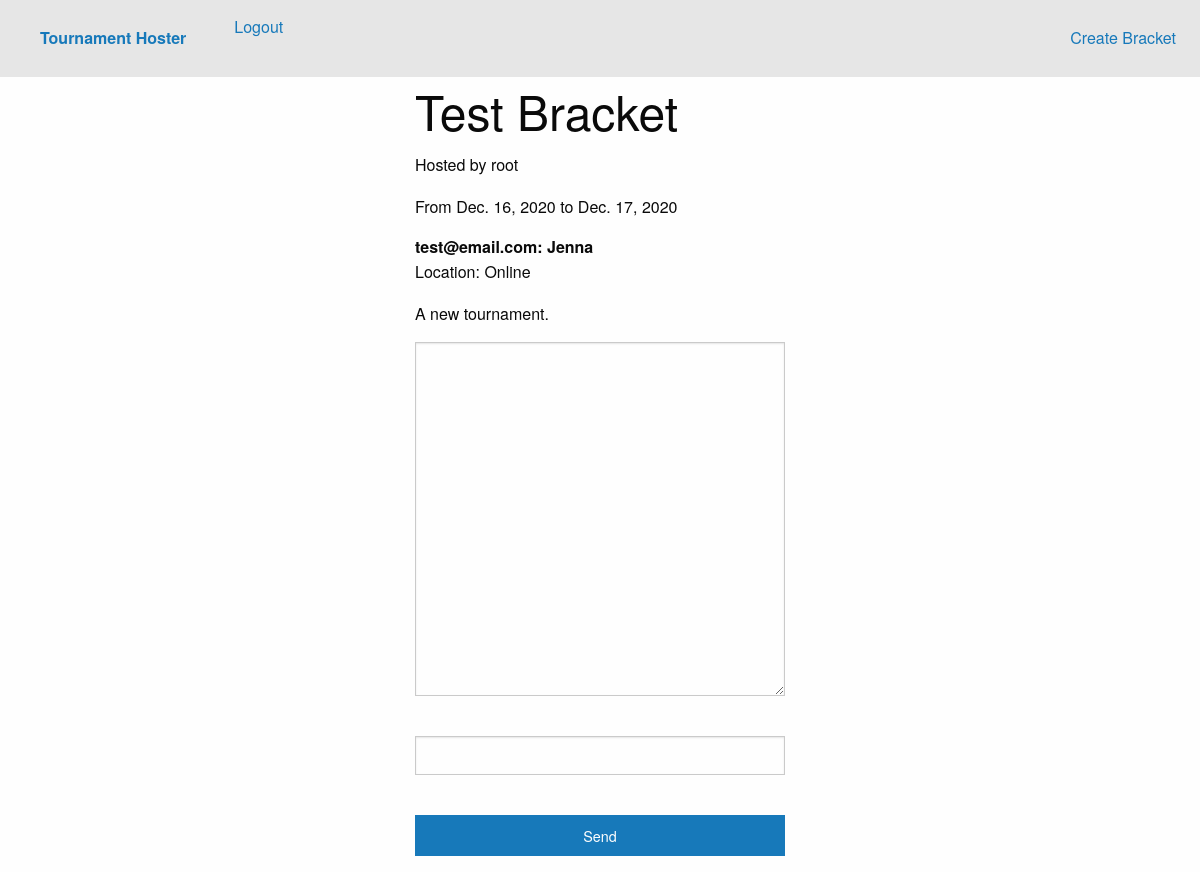
The app's page /tournaments/1/ (signed in) with its own data.
### bracketBuilder/models.py (models this page shows, shortened)
class BracketModel(models.Model):
    host = models.ForeignKey(User, on_delete=models.CASCADE)
    bracket_name = models.CharField(max_length=500, default="Bracket Name")
    primary_contact_type = models.CharField(max_length=500,default="Email")
    primary_contact_value = models.CharField(max_length=500, default="Jenna", blank=True)
    start_date = models.DateField() #change to date-time
    end_date = models.DateField() #change to date-time
    tournament_description = models.CharField(max_length=30000, default="A new tournament.")
    location = models.CharField(max_length=500, default="Online")

### bracketBuilder/views.py (the view)
# urls.py: path('tournaments/<int:page>/', views.postedTournament, name='room'),
def postedTournament(request, page=1, room_name='1'):
    bracket = models.BracketModel.objects.get(id=page)
    title = bracket.bracket_name
    content = "Content"
    context = {
        "title":title,
        "body":content,
        "bracket":bracket,
        "room_name":room_name
    }
    return render(request, "chat/postedTournament.html", context=context)

### bracketBuilder/templates/chat/postedTournament.html (shortened to what this page needs)
{% extends "base.html" %}
{% block content %}
{% if user.is_authenticated %}
<div class="grid-x grid-padding-x">
    <div class="large-4 medium-4 small-12 large-offset-4 medium-offset-4 cell">
            <h1>{{ bracket.bracket_name }}</h1>
            <p class="offset-2">Hosted by {{ bracket.host }}</p>
            <p>From {{ bracket.start_date }} to {{ bracket.end_date }}</p>
            <b>{{ bracket.primary_contact_type }}: {{ bracket.primary_contact_value }}</b>
            <p>Location: {{ bracket.location }}</p>
            <p>{{ bracket.tournament_description }}</p>
            <textarea id="chat-log" cols="100" rows="14"></textarea><br>
            <input id="chat-message-input" type="text" size="100"><br>
            <input type="submit" class="button expanded" value="Send" />
    </div>
</div>
{% else %}
    <h3>Put login button here</h3>
{% endif %}
{% endblock %}

### records on screen
BracketModel: bracket_name "Test Bracket", host "root", start_date "Dec. 16, 2020", end_date "Dec. 17, 2020", primary_contact_type "test@email.com", primary_contact_value "Jenna", location "Online", tournament_description "A new tournament."
